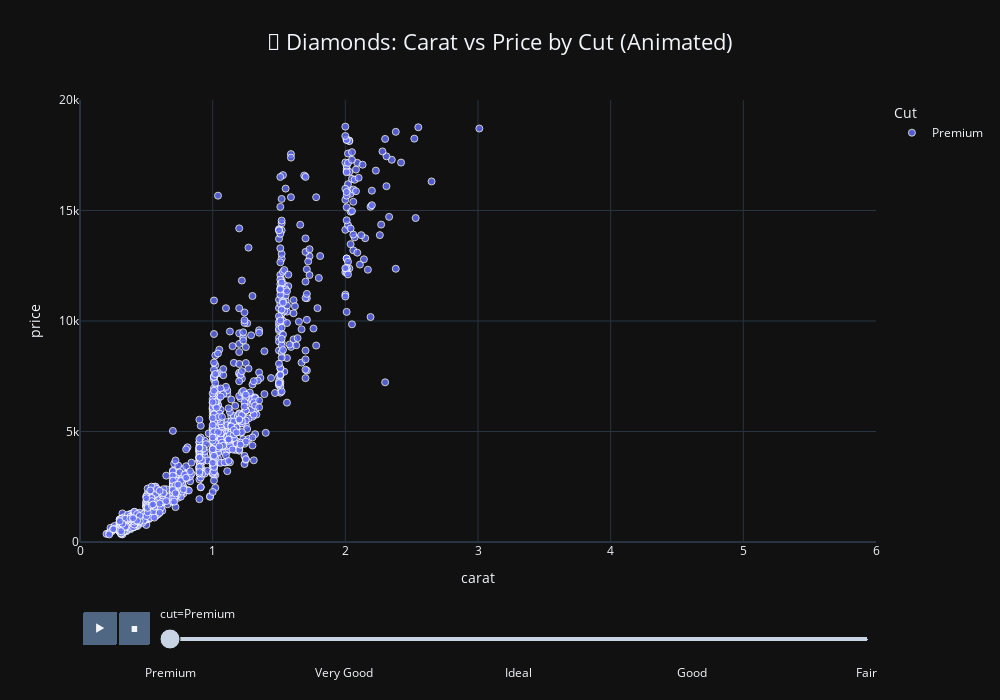

Notebook code for this chart:
### Code cell
import plotly.express as px
import pandas as pd

# Optional: Sample dataset for performance
df_sample = df.sample(5000, random_state=42)

# Scatter plot: Carat vs Price
fig = px.scatter(
    df_sample,
    x='carat',
    y='price',
    color='cut',                          # Color by cut
    hover_data=['clarity', 'color', 'table', 'depth'],  # Extra info on hover
    marginal_x='histogram',               # Histogram on X
    marginal_y='histogram',               # Histogram on Y
    range_x=[0, 6],
    range_y=[0, 20000],
    width=1000,
    height=700,
    title='💎 Diamonds: Carat vs Price by Cut',
    template='plotly_dark',               # Dark theme
)

# Animate by cut category using frames
fig = px.scatter(
    df_sample,
    x='carat',
    y='price',
    color='cut',
    hover_data=['clarity', 'color', 'table', 'depth'],
    range_x=[0, 6],
    range_y=[0, 20000],
    animation_frame='cut',
    width=1000,
    height=700,
    title='💎 Diamonds: Carat vs Price by Cut (Animated)',
    template='plotly_dark'
)

# Marker styling (scatter supports size & line)
fig.update_traces(
    marker=dict(
        size=7,               # Slightly bigger markers
        opacity=0.8,          # More visible
        line=dict(width=1, color='white')  # White outline
    ),
    selector=dict(mode='markers')          # Apply only to scatter markers
)

# Layout improvements
fig.update_layout(
    title_x=0.5,
    title_font_size=22,
    legend_title_text='Cut',
    hoverlabel=dict(
        bgcolor='black',
        font_size=12,
        font_family='Arial'
    )
)

        # Save as interactive HTML (optional)
fig.write_html("./05_plotly/diamonds_scatter.html")

# Show figure
fig.show()

### Figure 1 — Plotly figure (JSON) as saved in the notebook; plotly's stock layout.template omitted (floating-point values rounded to 4 significant figures; data arrays with more than 128 entries replaced by an {"elided": "..."} marker saying what was removed)
{"data": [{"customdata": {"elided": "1206x4 mixed values"}, "hovertemplate": "cut=Premium<br>carat=%{x}<br>price=%{y}<br>clarity=%{customdata[0]}<br>color=%{customdata[1]}<br>table=%{customdata[2]}<br>depth=%{customdata[3]}<extra></extra>", "legendgroup": "Premium", "marker": {"color": "#636efa", "line": {"color": "white", "width": 1}, "opacity": 0.8, "size": 7, "symbol": "circle"}, "mode": "markers", "name": "Premium", "orientation": "v", "showlegend": true, "type": "scatter", "x": {"elided": "1206 float values"}, "xaxis": "x", "y": {"elided": "1206 int values"}, "yaxis": "y"}], "layout": {"height": 700, "hoverlabel": {"bgcolor": "black", "font": {"family": "Arial", "size": 12}}, "legend": {"title": {"text": "Cut"}, "tracegroupgap": 0}, "sliders": [{"active": 0, "currentvalue": {"prefix": "cut="}, "len": 0.9, "pad": {"b": 10, "t": 60}, "steps": [{"args": [["Premium"], {"frame": {"duration": 0, "redraw": false}, "fromcurrent": true, "mode": "immediate", "transition": {"duration": 0, "easing": "linear"}}], "label": "Premium", "method": "animate"}, {"args": [["Very Good"], {"frame": {"duration": 0, "redraw": false}, "fromcurrent": true, "mode": "immediate", "transition": {"duration": 0, "easing": "linear"}}], "label": "Very Good", "method": "animate"}, {"args": [["Ideal"], {"frame": {"duration": 0, "redraw": false}, "fromcurrent": true, "mode": "immediate", "transition": {"duration": 0, "easing": "linear"}}], "label": "Ideal", "method": "animate"}, {"args": [["Good"], {"frame": {"duration": 0, "redraw": false}, "fromcurrent": true, "mode": "immediate", "transition": {"duration": 0, "easing": "linear"}}], "label": "Good", "method": "animate"}, {"args": [["Fair"], {"frame": {"duration": 0, "redraw": false}, "fromcurrent": true, "mode": "immediate", "transition": {"duration": 0, "easing": "linear"}}], "label": "Fair", "method": "animate"}], "x": 0.1, "xanchor": "left", "y": 0, "yanchor": "top"}], "title": {"font": {"size": 22}, "text": "💎 Diamonds: Carat vs Price by Cut (Animated)", "x": 0.5}, "updatemenus": [{"buttons": [{"args": [null, {"frame": {"duration": 500, "redraw": false}, "fromcurrent": true, "mode": "immediate", "transition": {"duration": 500, "easing": "linear"}}], "label": "&#9654;", "method": "animate"}, {"args": [[null], {"frame": {"duration": 0, "redraw": false}, "fromcurrent": true, "mode": "immediate", "transition": {"duration": 0, "easing": "linear"}}], "label": "&#9724;", "method": "animate"}], "direction": "left", "pad": {"r": 10, "t": 70}, "showactive": false, "type": "buttons", "x": 0.1, "xanchor": "right", "y": 0, "yanchor": "top"}], "width": 1000, "xaxis": {"anchor": "y", "domain": [0, 1], "range": [0, 6], "title": {"text": "carat"}}, "yaxis": {"anchor": "x", "domain": [0, 1], "range": [0, 20000], "title": {"text": "price"}}}}
